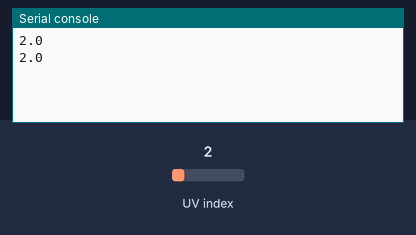
The program below on a simulated CircuitPython board. Parts: the last lines printed to the serial console. Inputs (shaded band) come from the test bench; at power-on: UV index 2.

Above: at 1.2 s.
1.3 s: UV index set to 0.2
At 2.6 s:
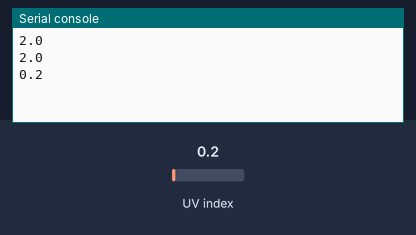
2.8 s: UV index set to 3
At 3.8 s:
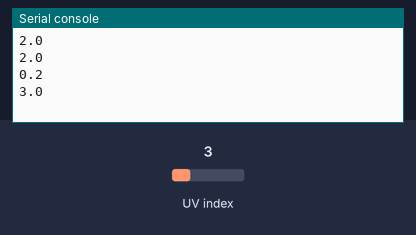
Timing chart, 0 to 5.8 s (numbered marks = the images above; inputs shaded):
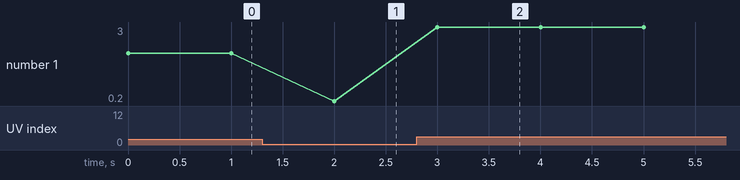

The program:

main.py
```python
# -*- coding:utf-8 -*-
#!/usr/bin/python
#Author: Dharmendra Kumar Yadav
#######################################################

import time
import board
import busio
import adafruit_veml6075

i2c = busio.I2C(board.SCL, board.SDA)

veml = adafruit_veml6075.VEML6075(i2c, integration_time=100)

while True:
    print(veml.uv_index)
    time.sleep(1)
```

Measured:
- after the input at 1.3 s, the serial console: prints a new line after 0.70 s (image 1)
- after the input at 2.8 s, the serial console: prints a new line after 0.20 s (image 2)
- plotted number 1: 2 → 0.2 after the input at 1.3 s, 0.2 → 3 after the input at 2.8 s
